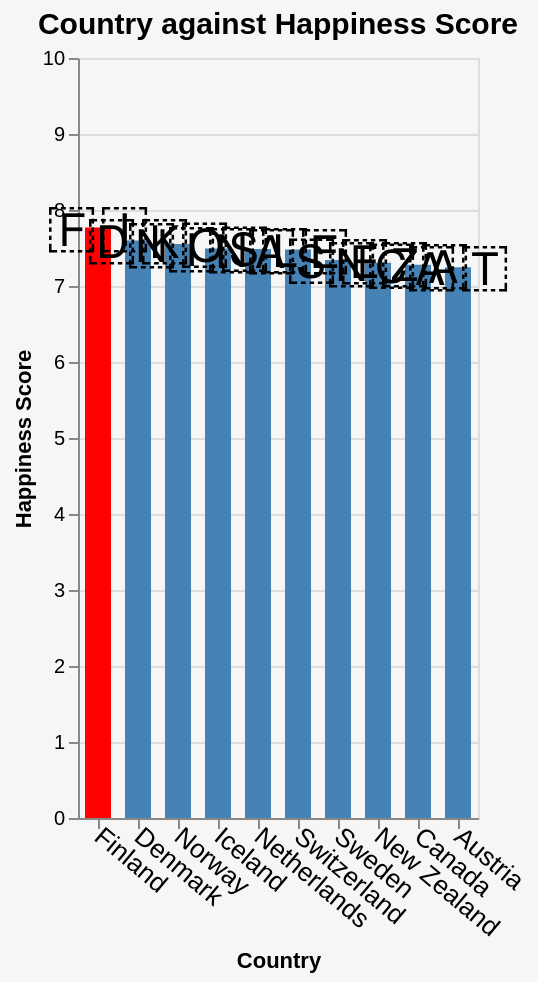

Source (Vega-Lite JSON):
### Vega-Lite specification from a JSON file in a GitHub repository (floating-point values rounded to 4 significant figures; data arrays with more than 128 entries replaced by an {"elided": "..."} marker saying what was removed)
{"$schema": "https://vega.github.io/schema/vega-lite/v4.json", "padding": 5, "title": {"text": "Country against Happiness Score", "fontSize": 15}, "description": "A simple bar chart with embedded data.", "width": "container", "height": 380, "data": {"values": {"elided": "157 records"}}, "transform": [{"window": [{"op": "rank", "as": "rank"}], "sort": [{"field": "Happiness Score", "order": "descending"}]}, {"filter": "datum.rank <= 10"}, {"calculate": "{'Finland': '🇫🇮', 'Denmark': '🇩🇰', 'Norway': '🇳🇴','Iceland': '🇮🇸', 'Netherlands': '🇳🇱', 'Switzerland': '🇦🇪', 'Sweden': '🇸🇪', 'New Zealand': '🇳🇿', 'Canada': '🇨🇦','Austria': '🇦🇹'}[datum.Country]", "as": "Flag"}], "layer": [{"mark": {"type": "bar", "tooltip": true, "binSpacing": 5}, "encoding": {"x": {"field": "Country", "type": "nominal", "sort": {"field": "Happiness Score", "order": "descending"}}, "size": {"value": 13}, "color": {"condition": {"test": "datum['Country'] == 'Finland' ", "value": "red"}, "value": "steelblue"}, "y": {"field": "Happiness Score", "type": "quantitative", "scale": {"type": "linear", "domain": [0, 10]}}}}, {"mark": {"type": "text", "tooltip": true, "opacity": 1}, "encoding": {"x": {"field": "Country", "type": "nominal", "sort": {"field": "Happiness Score", "order": "descending"}, "axis": {"labelAlign": "left", "labelAngle": 40, "labelFontSize": 13}}, "y": {"field": "Happiness Score", "type": "quantitative", "scale": {"type": "linear", "domain": [0, 10]}}, "text": {"field": "Flag", "type": "nominal"}, "size": {"value": 30}}}], "background": "#F6F6F6", "config": {}}
